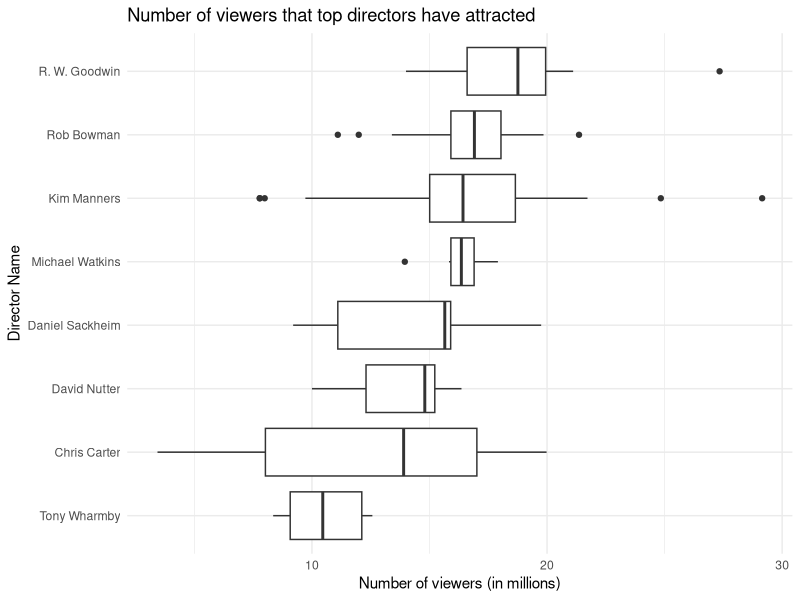

Generate this figure with R:
## ---- chunk 1
#| echo: false
#| warning: false
library(tidyverse)
library(forcats)
library(knitr)
## ---- chunk 2
#| tbl-cap: "Most active directors"
data <- read.csv("x-files-episodes.csv")

most_active_directors <- head(
  sort(table(data$director), decreasing = TRUE),
  n = 8L
)

as.data.frame(most_active_directors) %>%
  kable(
    col.names = c("Name of Director", "Number of Episodes directed"),
    format = "html"
  )
## ---- chunk 3
#| warning: false

directors_wanted <- names(most_active_directors)

data %>%
  select(title, viewers, director) %>%
  filter(director %in% directors_wanted) %>%
  mutate(viewers = as.double(
    str_replace(viewers, "\\[[0-9]+\\]", ""))
  ) %>%
  mutate(director = as.factor(director)) %>%
  mutate(g_id = group_indices(., director)) %>%
  ggplot(aes(
    x = fct_reorder(director, viewers, .fun = median),
    y = viewers,
  )) +
  geom_boxplot() +
  coord_flip() +
  # geom_smooth(method = lm, se = FALSE) +
  theme_minimal() +
  labs(
    title = "Number of viewers that top directors have attracted",
    x = "Director Name",
    y = "Number of viewers (in millions)",
  )
